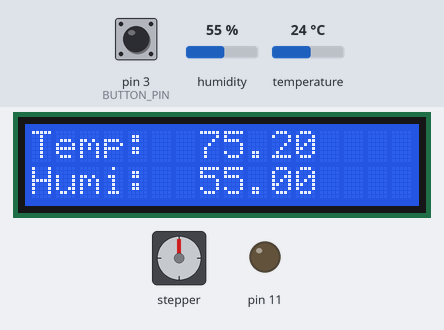
Bench run of a sketch on a simulated Arduino Mega 2560, built with avr-gcc and run on an emulated ATmega2560. Parts: 16×2 character LCD, stepper motor, output pins drawn as LEDs (lit = HIGH). The inputs (shaded band) are chosen by the test bench; at power-on: pin 3 (BUTTON_PIN) HIGH, humidity 55 %, temperature 24 °C. The local clock reads 2024-03-15 10:24:30 at power-on unless the sketch sets it; stepper angles assume 2048 steps per turn; what the sketch prints to the serial monitor is not drawn.

Above: at 1.2 s.
1.3 s: pin 3 (BUTTON_PIN) pulled LOW for 0.15 s
At 23.2 s:
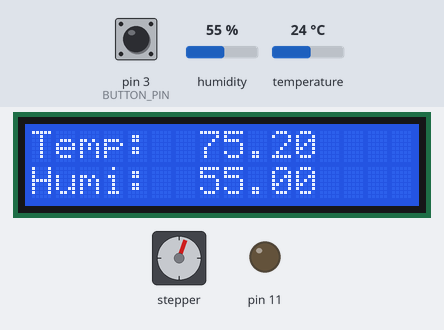
Timing chart, 0 to 24.9 s (numbered marks = the images above; inputs shaded):
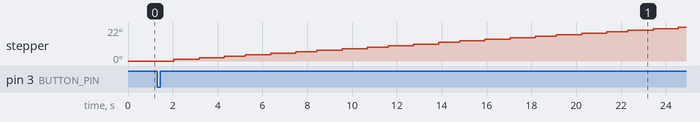

The sketch:

Final-Project-Code.ino
```cpp
/*
  CPE 301 - Final Project
  Authors: Nicholas Finne, Domminic Mayer, Jake Herweg
*/

#include <LiquidCrystal.h>
#include <DHT.h>
#include <DHT_U.h>
#include <Stepper.h>
#include "RTClib.h"

#define DHTPIN 2
#define BUTTON_PIN 3
#define LCD_RS 4
#define LCD_EN 5
#define LCD_D4 44
#define LCD_D5 45
#define LCD_D6 46
#define LCD_D7 47
#define STEPPER_PIN1 6
#define STEPPER_PIN2 7
#define STEPPER_PIN3 8
#define STEPPER_PIN4 9
#define FAN_PIN 10
#define LIGHT_R 24
#define LIGHT_G 25
#define LIGHT_B 26
#define POT_PIN A3

#define RDA 0x80
#define TBE 0x20

volatile unsigned char *myUCSR0A = (unsigned char *)0x00C0;
volatile unsigned char *myUCSR0B = (unsigned char *)0x00C1;
volatile unsigned char *myUCSR0C = (unsigned char *)0x00C2;
volatile unsigned int  *myUBRR0  = (unsigned int *) 0x00C4;
volatile unsigned char *myUDR0   = (unsigned char *)0x00C6;

volatile unsigned char* my_ADMUX = (unsigned char*) 0x7C;
volatile unsigned char* my_ADCSRB = (unsigned char*) 0x7B;
volatile unsigned char* my_ADCSRA = (unsigned char*) 0x7A;
volatile unsigned int* my_ADC_DATA = (unsigned int*) 0x78;

LiquidCrystal lcd(LCD_RS, LCD_EN, LCD_D4, LCD_D5, LCD_D6, LCD_D7);
DHT dht(DHTPIN, 11);
Stepper stepper(32, STEPPER_PIN1, STEPPER_PIN2, STEPPER_PIN3, STEPPER_PIN4);

RTC_DS1307 DS1307_RTC;

const int revSteps = 100;
char Week_days[7][12] = {"Sunday", "Monday", "Tuesday", "Wednesday", "Thursday", "Friday", "Saturday"};
int waterLevel, state = 0;
float tempLevel, humiLevel;
bool error, TWMU, prevState;
volatile int buttonState = LOW;

const int STEPS_PER_REV = 2048;
const float STEPS_PER_DEGREE = STEPS_PER_REV / 360.0;
const float DEGREES_PER_STEP = 360.0 / STEPS_PER_REV;
const float STEPS_PER_INPUT_VALUE = 1.0;

void buttonPressed() {
  Serial.println("Button Pressed");
  buttonState = !buttonState;  // toggle the button state
  if (!(buttonState)) {
    stated();
  }
  //Serial.println(buttonState); // print the button state
}

void setup() {
  // put your setup code here, to run once:
  setupPins();
  attachInterrupt(digitalPinToInterrupt(BUTTON_PIN), buttonPressed, FALLING);
  LCD();
  U0init(9600); //Same as Serial.begin()
  adc_init();

  stepper.setSpeed(200);

  error = false; // Can't start in error
  buttonState = 0;
  //Setting up RTC
  if(! DS1307_RTC.begin()) {
    Serial.println("Couldn't find RTC");
    Serial.flush();
    abort();
  }
  DS1307_RTC.adjust(DateTime(F(__DATE__), F(__TIME__)));
  TWMU = true;
  TWM();
  state = 0;
}

void loop() {
  // put your main code here, to run repeatedly:
  delay(1000);
  printTime();
  //TWM();
  digitalWrite(FAN_PIN, HIGH);
  if(buttonState == 1) {
    if (waterLevel < 100) {
      Serial.println("System: Water Level Too Low");
      lcdE();
      state = 0;
      disabled();
      char str[] = {'E','r','r','o','r', '-', 'W', 'a', 't', 'e', 'r', ' ', 'L', 'o', 'w', '\n'};
      for (int i = 0; str[i] != '\0'; i++) {
        U0putchar(str[i]);
      }
      //digitalWrite(LIGHT_R, HIGH);
      //digitalWrite(LIGHT_B, LOW);
      //digitalWrite(LIGHT_G, LOW);
      error = true;
    } else {
      error = false;
    }


      if (tempLevel > 80) {
        running();
      } else {
        idled();
      }
  }

  if(analogRead(POT_PIN) > 100){
    // Rotate CW slowly at 5 RPM
    stepper.setSpeed(10);
    stepper.step(2038);
    delay(1000);
  }
}

void disabled(){
  state = 3;
  digitalWrite(FAN_PIN, LOW);
  digitalWrite(LIGHT_R, HIGH);
  digitalWrite(LIGHT_B, LOW);
  digitalWrite(LIGHT_G, LOW);
  TWMU = false;
}

void idled(){
  state = 2;
  digitalWrite(FAN_PIN, LOW);
  digitalWrite(LIGHT_R, LOW);
  digitalWrite(LIGHT_B, HIGH);
  digitalWrite(LIGHT_G, HIGH);
  TWMU = true;
}

void printTime(){
  DateTime now = DS1307_RTC.now();  //Gets current time
  if (TWMU) {
    if (now.second() == 0) {
        Serial.print("Updating Time and Water levels.");
        TWM();
    }
  }
  Serial.print(now.month(), DEC);
  Serial.print('/');
  Serial.print(now.day(), DEC);
  Serial.print('/');
  Serial.print(now.year(), DEC);
  Serial.print(" - ");
  Serial.print(now.hour(), DEC);
  Serial.print(':');
  Serial.print(now.minute(), DEC);
  Serial.print(':');
  Serial.print(now.second(), DEC);
  Serial.print(" - ");
  Serial.print(" state: ");
  Serial.print(state);
  Serial.print(" - ");
  Serial.print(" temp: ");
  Serial.print(tempLevel);
  Serial.print(" - ");
  Serial.print(" humi: ");
  Serial.print(humiLevel);
  Serial.print(" - ");
  Serial.print(" water: ");
  Serial.print(waterLevel);
  Serial.println();
}
void TWM(){ // Temperature and Water Monitoring Function
  waterLevel = adc_read(2);
  humiLevel = dht.readHumidity();
  tempLevel = dht.readTemperature(true);

  if (isnan(humiLevel) && (tempLevel)) {
    lcdE();
  }
  //Prints out the temperature and humidity
  lcd.setCursor(7,0);
  lcd.print(tempLevel);
  lcd.setCursor(7,1);
  lcd.print(humiLevel);
}
void setupPins() {
  // Sets all the pins to the correct mode
  DDRD &= ~(1 << DHTPIN); // DHTPIN as input
  DDRD |= (1 << FAN_PIN); // FAN as output
  DDRD |= (1 << LCD_RS); // LCD_RS as output
  DDRD |= (1 << LCD_EN); // LCD_EN as output
  DDRB |= (1 << LCD_D4); // LCD_D4 as output
  DDRB |= (1 << LCD_D5); // LCD_D5 as output
  DDRB |= (1 << LCD_D6); // LCD_D6 as output
  DDRB |= (1 << LCD_D7); // LCD_D7 as output
  DDRD |= (1 << STEPPER_PIN1); // STEPPER_PIN1 as output
  DDRD |= (1 << STEPPER_PIN2); // STEPPER_PIN2 as output
  DDRD |= (1 << STEPPER_PIN3); // STEPPER_PIN3 as output
  DDRB |= (1 << STEPPER_PIN4); // STEPPER_PIN4 as output
  DDRC &= ~(1 << BUTTON_PIN); // BUTTON_PIN as input
  DDRB |= (1 << LIGHT_R); // LIGHT_R as output
  DDRB |= (1 << LIGHT_G); // LIGHT_G as output
  DDRB |= (1 << LIGHT_B); // LIGHT_B as output
}
void LCD() {
    lcd.begin(16, 2);
    lcd.setCursor(7,1);
    lcd.print("xxx");
    dht.begin();
    DDRB |= (1 << 5);
    lcd.setCursor(0,0);
    lcd.print("Temp:");
    lcd.setCursor(0,1);
    lcd.print("Humi:");
}
void adc_init() {
  // setup the A register
  *my_ADCSRA |= 0b10000000; // set bit   7 to 1 to enable the ADC
  *my_ADCSRA &= 0b11011111; // clear bit 6 to 0 to disable the ADC trigger mode
  *my_ADCSRA &= 0b11110111; // clear bit 5 to 0 to disable the ADC interrupt
  *my_ADCSRA &= 0b11111000; // clear bit 0-2 to 0 to set prescaler selection to slow reading
  // setup the B register
  *my_ADCSRB &= 0b11110111; // clear bit 3 to 0 to reset the channel and gain bits
  *my_ADCSRB &= 0b11111000; // clear bit 2-0 to 0 to set free running mode
  // setup the MUX Register
  *my_ADMUX  &= 0b01111111; // clear bit 7 to 0 for AVCC analog reference
  *my_ADMUX  |= 0b01000000; // set bit   6 to 1 for AVCC analog reference
  *my_ADMUX  &= 0b11011111; // clear bit 5 to 0 for right adjust result
  *my_ADMUX  &= 0b11100000; // clear bit 4-0 to 0 to reset the channel and gain bits
}
unsigned int adc_read(unsigned char adc_channel_num) {
  // clear the channel selection bits (MUX 4:0)
  *my_ADMUX  &= 0b11100000;
  // clear the channel selection bits (MUX 5)
  *my_ADCSRB &= 0b11110111;
  // set the channel number
  if(adc_channel_num > 7)
  {
    // set the channel selection bits, but remove the most significant bit (bit 3)
    adc_channel_num -= 8;
    // set MUX bit 5
    *my_ADCSRB |= 0b00001000;
  }
  // set the channel selection bits
  *my_ADMUX  += adc_channel_num;
  // set bit 6 of ADCSRA to 1 to start a conversion
  *my_ADCSRA |= 0x40;
  // wait for the conversion to complete
  while((*my_ADCSRA & 0x40) != 0);
  // return the result in the ADC data register
  return *my_ADC_DATA;
}
void U0init(int U0baud) {
 unsigned long FCPU = 16000000;
 unsigned int tbaud;
 tbaud = (FCPU / 16 / U0baud - 1);
 // Same as (FCPU / (16 * U0baud)) - 1;
 *myUCSR0A = 0x20;
 *myUCSR0B = 0x18;
 *myUCSR0C = 0x06;
 *myUBRR0  = tbaud;
}
void U0putchar(unsigned char U0pdata)
{
  while((*myUCSR0A & TBE)==0);
  *myUDR0 = U0pdata;
}
/*
void stepperButton() {
	lastButtonState = buttonState;
	buttonState = digitalRead(BUTTON_PIN);

	if(lastButtonState == LOW && buttonState == HIGH) {
		stepperOpen();
    Serial.println("Button Pressed");
	} else if(lastButtonState == HIGH && buttonState == LOW) {
		stepperClose();
    Serial.println("Button Pressed");
	}
}
*/

void running() {
  state = 1;
  digitalWrite(LIGHT_R, LOW);
  digitalWrite(LIGHT_B, HIGH);
  digitalWrite(LIGHT_G, LOW);
  digitalWrite(FAN_PIN, HIGH);
  TWMU = true;
}

void stated() {
  if(state == 0) {
      //errored
      disabled();
    } else if (state == 1) {
        //running
        disabled();
    } else if (state == 2) {
      //idling
      disabled();
    } else if (state == 3) {
      //disabled
      idled();
    } else {
      disabled();
    }
}

void lcdE(){
  //Creates an error message if the sensor aren't responding
    lcd.clear();
    lcd.setCursor(4,1);
    lcd.print("|SENSOR|");
    lcd.setCursor(4,0);
    lcd.print("|ERROR |");
    error = true;
    return;
}
```
